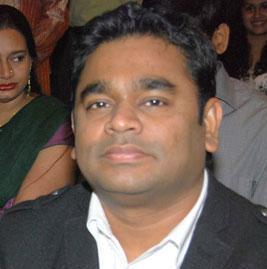
#> input picture robot_project/dataset/others/person02_13.jpg, 267 x 269 px; its folder holds 3 pictures in this run
$ python train_model_optimized.py
#> lines starting #> are read from the running program, lines starting #| are printed output that depends on the picture
#!/usr/bin/env python3
"""
TinyCNN Model Training Script - OPTIMIZED FOR >90% ACCURACY
Trains a lightweight CNN to recognize Mr. David
Enhanced with better architecture and training strategies
"""

import tensorflow as tf
from tensorflow import keras
from tensorflow.keras import layers
import numpy as np
import cv2
import os
from pathlib import Path
from sklearn.model_selection import train_test_split
from sklearn.utils import class_weight
import argparse
import json
import matplotlib.pyplot as plt


class TinyCNNTrainer:
    """Train TinyCNN face recognition model"""

    def __init__(self, dataset_dir="dataset", img_size=112):
        """Initialize trainer - using 112x112 for better feature extraction"""
        self.dataset_dir = Path(dataset_dir)
        self.img_size = img_size
        self.model = None

        print("=" * 70)
        print("🎯 TinyCNN Face Recognition Trainer - OPTIMIZED")
        print("=" * 70)
        print(f"Dataset: {self.dataset_dir}")
        print(f"Image size: {self.img_size}x{self.img_size}")
        print()

    def load_dataset(self, apply_histogram_equalization=True):
        """Load and preprocess dataset with enhanced preprocessing"""
#> called with apply_histogram_equalization = True
        print("📁 Loading dataset...")
        print()

        images = []
        labels = []

        # Load Mr. David images (label = 1)
        mrdavid_dir = self.dataset_dir / "mrdavid"
        mrdavid_count = 0

        if mrdavid_dir.exists():
            print(f"Loading Mr. David from: {mrdavid_dir}")
            for ext in ['*.jpg', '*.jpeg', '*.png', '*.JPG', '*.JPEG', '*.PNG']:
                for img_file in mrdavid_dir.glob(ext):
                    img = cv2.imread(str(img_file))
                    if img is not None:
                        # Enhanced preprocessing
                        img = cv2.resize(img, (self.img_size, self.img_size))

                        # Apply histogram equalization for better contrast
                        if apply_histogram_equalization:
                            img_yuv = cv2.cvtColor(img, cv2.COLOR_BGR2YUV)
                            img_yuv[:,:,0] = cv2.equalizeHist(img_yuv[:,:,0])
                            img = cv2.cvtColor(img_yuv, cv2.COLOR_YUV2BGR)

                        img = cv2.cvtColor(img, cv2.COLOR_BGR2RGB)
                        images.append(img)
                        labels.append(1)
                        mrdavid_count += 1
            print(f"  ✓ Loaded {mrdavid_count} images")
        else:
            print(f"  ❌ Directory not found: {mrdavid_dir}")
            print("     Run: python3 collect_faces.py --person mrdavid --count 100 --auto")

        # Load others (label = 0)
        others_dir = self.dataset_dir / "others"
        others_count = 0

        if others_dir.exists():
            print(f"Loading Others from: {others_dir}")
            for ext in ['*.jpg', '*.jpeg', '*.png', '*.JPG', '*.JPEG', '*.PNG']:
                for img_file in others_dir.glob(ext):
                    img = cv2.imread(str(img_file))
#> img is the input picture: shape (269, 267, 3); mean B, G, R 79.6, 89.3, 107.3
                    if img is not None:
                        # Enhanced preprocessing
                        img = cv2.resize(img, (self.img_size, self.img_size))
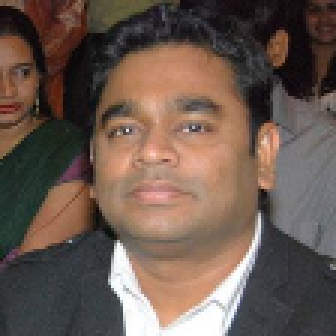
#> img: shape (112, 112, 3) (shown 3 times larger); mean B, G, R 79.5, 89.2, 107.2

                        # Apply histogram equalization
                        if apply_histogram_equalization:
                            img_yuv = cv2.cvtColor(img, cv2.COLOR_BGR2YUV)
#> img_yuv: shape (112, 112, 3); mean of channels 0, 1, 2 93.4, 121.1, 140
                            img_yuv[:,:,0] = cv2.equalizeHist(img_yuv[:,:,0])
#> img_yuv: shape (112, 112, 3); mean of channels 0, 1, 2 128.3, 121.1, 140
                            img = cv2.cvtColor(img_yuv, cv2.COLOR_YUV2BGR)
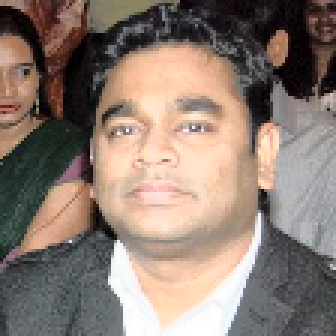
#> img: shape (112, 112, 3) (shown 3 times larger); mean B, G, R 114.3, 124.1, 140.5

                        img = cv2.cvtColor(img, cv2.COLOR_BGR2RGB)
                        images.append(img)
                        labels.append(0)
                        others_count += 1
            print(f"  ✓ Loaded {others_count} images")
        else:
            print(f"  ❌ Directory not found: {others_dir}")
            print("     Run: python3 collect_faces.py --person others --count 100 --auto")

        if len(images) == 0:
            print("\n" + "=" * 70)
            print("❌ NO IMAGES FOUND!")
            print("=" * 70)
            print("\nPlease collect face images first:")
            print("  1. python3 collect_faces.py --person mrdavid --count 100 --auto")
            print("  2. python3 collect_faces.py --person others --count 100 --auto")
            print("=" * 70)
            return None, None

        # Convert to arrays and normalize
        images = np.array(images, dtype=np.float32) / 255.0
        labels = np.array(labels)

        print()
        print("=" * 70)
        print("DATASET SUMMARY")
        print("=" * 70)
        print(f"Total images: {len(images)}")
        print(f"  Mr. David: {np.sum(labels == 1)}")
        print(f"  Others: {np.sum(labels == 0)}")
        print("=" * 70)
        print()

        # Check minimum requirements
        if mrdavid_count < 30 or others_count < 30:
            print("⚠ WARNING: Few images detected!")
            print("  Recommended: 80-150 images per class for >90% accuracy")
            print("  Current setup may result in lower accuracy")
            print()

        return images, labels

    def build_model(self):
        """Build optimized TinyCNN architecture for >90% accuracy"""
        print("🏗️ Building Optimized TinyCNN model...")

        model = keras.Sequential([
            # Input
            layers.Input(shape=(self.img_size, self.img_size, 3)),

            # Block 1 - Initial feature extraction
            layers.Conv2D(32, (3, 3), activation='relu', padding='same',
                         kernel_initializer='he_normal'),
            layers.BatchNormalization(),
            layers.Conv2D(32, (3, 3), activation='relu', padding='same',
                         kernel_initializer='he_normal'),
            layers.BatchNormalization(),
            layers.MaxPooling2D((2, 2)),
            layers.Dropout(0.2),

            # Block 2 - Deeper features
            layers.Conv2D(64, (3, 3), activation='relu', padding='same',
                         kernel_initializer='he_normal'),
            layers.BatchNormalization(),
            layers.Conv2D(64, (3, 3), activation='relu', padding='same',
                         kernel_initializer='he_normal'),
            layers.BatchNormalization(),
            layers.MaxPooling2D((2, 2)),
            layers.Dropout(0.3),

            # Block 3 - High-level features
            layers.Conv2D(128, (3, 3), activation='relu', padding='same',
                         kernel_initializer='he_normal'),
            layers.BatchNormalization(),
            layers.Conv2D(128, (3, 3), activation='relu', padding='same',
                         kernel_initializer='he_normal'),
            layers.BatchNormalization(),
            layers.MaxPooling2D((2, 2)),
            layers.Dropout(0.4),

            # Block 4 - Additional depth for better accuracy
            layers.Conv2D(256, (3, 3), activation='relu', padding='same',
                         kernel_initializer='he_normal'),
            layers.BatchNormalization(),
            layers.GlobalAveragePooling2D(),  # Better than Flatten

            # Dense layers with L2 regularization
            layers.Dense(512, activation='relu',
                        kernel_regularizer=keras.regularizers.l2(0.001)),
            layers.BatchNormalization(),
            layers.Dropout(0.5),

            layers.Dense(256, activation='relu',
                        kernel_regularizer=keras.regularizers.l2(0.001)),
            layers.BatchNormalization(),
            layers.Dropout(0.5),

            layers.Dense(128, activation='relu',
                        kernel_regularizer=keras.regularizers.l2(0.001)),
            layers.Dropout(0.4),

            # Output: 2 classes [Others, Mr. David]
            layers.Dense(2, activation='softmax')
        ])

        # Compile with custom metrics
        model.compile(
            optimizer=keras.optimizers.Adam(learning_rate=0.0003),
            loss='sparse_categorical_crossentropy',
            metrics=[
                'accuracy',
                keras.metrics.Precision(name='precision'),
                keras.metrics.Recall(name='recall')
            ]
        )

        self.model = model

        print("\nOptimized Model Architecture:")
        print("=" * 70)
        model.summary()
        print("=" * 70)
        print()

        return model

    def create_augmentation_pipeline(self):
        """Create aggressive data augmentation pipeline"""
        return keras.Sequential([
            layers.RandomFlip("horizontal"),
            layers.RandomRotation(0.15),  # ±15 degrees
            layers.RandomZoom(0.15),  # ±15% zoom
            layers.RandomTranslation(0.1, 0.1),  # ±10% shift
            layers.RandomContrast(0.2),
            layers.RandomBrightness(0.2),
        ], name="augmentation")

    def train(self, epochs=100, batch_size=16, validation_split=0.2):
        """Train the model with optimized strategy"""
        print("🚀 Starting optimized training...")
        print()

        # Load dataset
        images, labels = self.load_dataset()

        if images is None:
            return None

        # Split dataset with stratification
        X_train, X_val, y_train, y_val = train_test_split(
            images, labels,
            test_size=validation_split,
            random_state=42,
            stratify=labels
        )

        print("Dataset Split:")
        print(f"  Training: {len(X_train)} ({np.sum(y_train==1)} David, {np.sum(y_train==0)} Others)")
        print(f"  Validation: {len(X_val)} ({np.sum(y_val==1)} David, {np.sum(y_val==0)} Others)")
        print()

        # Build model
        if self.model is None:
            self.build_model()
#> (the call stopped at in build_model, `model = keras.Sequential([ # Input layers.Input(shape=(self.img_size, ..`: tensorflow is not available in this run)

        # Data augmentation
        augmentation = self.create_augmentation_pipeline()

        # Create models directory
        Path("models").mkdir(exist_ok=True)

        # Calculate class weights for balanced training
        class_weights = class_weight.compute_class_weight(
            'balanced',
            classes=np.unique(y_train),
            y=y_train
        )
        class_weight_dict = {i: weight for i, weight in enumerate(class_weights)}

        print(f"Class weights: {class_weight_dict}")
        print()

        # Enhanced callbacks
        callbacks = [
            keras.callbacks.EarlyStopping(
                monitor='val_accuracy',
                patience=20,
                restore_best_weights=True,
                verbose=1,
                min_delta=0.001
            ),
            keras.callbacks.ReduceLROnPlateau(
                monitor='val_loss',
                factor=0.5,
                patience=8,
                min_lr=1e-7,
                verbose=1,
                min_delta=0.001
            ),
            keras.callbacks.ModelCheckpoint(
                'models/tinycnn_best.keras',
                monitor='val_accuracy',
                save_best_only=True,
                verbose=1
            ),
            # Cosine annealing learning rate schedule
            keras.callbacks.LearningRateScheduler(
                lambda epoch: 0.0003 * (0.95 ** epoch)
            )
        ]

        # Train with augmentation applied on-the-fly
        print("=" * 70)
        print("TRAINING STARTED - Target: >90% Accuracy")
        print("=" * 70)
        print()

        # Create a custom training loop with augmentation
        train_dataset = tf.data.Dataset.from_tensor_slices((X_train, y_train))
        train_dataset = train_dataset.shuffle(buffer_size=len(X_train))
        train_dataset = train_dataset.batch(batch_size)
        train_dataset = train_dataset.map(
            lambda x, y: (augmentation(x, training=True), y),
            num_parallel_calls=tf.data.AUTOTUNE
        )
        train_dataset = train_dataset.prefetch(tf.data.AUTOTUNE)

        val_dataset = tf.data.Dataset.from_tensor_slices((X_val, y_val))
        val_dataset = val_dataset.batch(batch_size)
        val_dataset = val_dataset.prefetch(tf.data.AUTOTUNE)

        history = self.model.fit(
            train_dataset,
            validation_data=val_dataset,
            epochs=epochs,
            callbacks=callbacks,
            class_weight=class_weight_dict,
            verbose=1
        )

        print()
        print("=" * 70)
        print("✅ TRAINING COMPLETE")
        print("=" * 70)
        print()

        # Detailed evaluation
        print("📊 Final Evaluation:")
        results = self.model.evaluate(X_val, y_val, verbose=0, return_dict=True)

        print(f"  Validation Loss: {results['loss']:.4f}")
        print(f"  Validation Accuracy: {results['accuracy']*100:.2f}%")
        print(f"  Precision: {results['precision']*100:.2f}%")
        print(f"  Recall: {results['recall']*100:.2f}%")

        # F1 Score
        f1 = 2 * (results['precision'] * results['recall']) / (results['precision'] + results['recall'] + 1e-7)
        print(f"  F1 Score: {f1*100:.2f}%")
        print()

        # Per-class accuracy
        y_pred = np.argmax(self.model.predict(X_val, verbose=0), axis=1)

        david_mask = y_val == 1
        if np.any(david_mask):
            david_acc = np.mean(y_pred[david_mask] == y_val[david_mask])
            print(f"  Mr. David Accuracy: {david_acc*100:.2f}%")

        others_mask = y_val == 0
        if np.any(others_mask):
            others_acc = np.mean(y_pred[others_mask] == y_val[others_mask])
            print(f"  Others Accuracy: {others_acc*100:.2f}%")
        print()

        # Check if target achieved
        if results['accuracy'] >= 0.90:
            print("🎉 TARGET ACHIEVED: >90% Validation Accuracy!")
        else:
            print(f"⚠ Target not reached. Current: {results['accuracy']*100:.2f}%")
            print("  Tips to improve:")
            print("  - Collect more diverse training images (150+ per class)")
            print("  - Ensure good lighting variety in images")
            print("  - Include different angles and expressions")
            print("  - Train for more epochs (100-150)")
        print()

        # Save training plot
        self.plot_training_history(history)

        return history

    # [98 lines left out: functions plot_training_history, export_tflite, not called in this run]


def main():
    parser = argparse.ArgumentParser(description='Train optimized TinyCNN face recognition model')
    parser.add_argument('--dataset', type=str, default='dataset',
                       help='Path to dataset directory')
    parser.add_argument('--img-size', type=int, default=112,
                       help='Image size (default: 112 for better accuracy)')
    parser.add_argument('--epochs', type=int, default=100,
                       help='Number of training epochs (100+ recommended)')
    parser.add_argument('--batch-size', type=int, default=16,
                       help='Batch size for training')
    parser.add_argument('--output', type=str, default='models/tinycnn_mrdavid.tflite',
                       help='Output TFLite model path')

    args = parser.parse_args()

    print()
    print("=" * 70)
    print("🎯 TinyCNN FACE RECOGNITION TRAINER - OPTIMIZED FOR >90%")
    print("=" * 70)
    print()

    # Check dataset
    if not Path(args.dataset).exists():
        print(f"❌ Dataset not found: {args.dataset}")
        print()
        print("Please collect face images first:")
        print("  1. python3 collect_faces.py --person mrdavid --count 120 --auto")
        print("  2. python3 collect_faces.py --person others --count 120 --auto")
        print()
        print("💡 Tip: More images (100-150 per class) = Better accuracy!")
        print()
        return

    # Train
    trainer = TinyCNNTrainer(dataset_dir=args.dataset, img_size=args.img_size)
    history = trainer.train(epochs=args.epochs, batch_size=args.batch_size)

    if history is None:
        return

    # Export
    trainer.export_tflite(output_path=args.output)

    print("=" * 70)
    print("✅ ALL DONE!")
    print("=" * 70)
    print()
    print("Next steps:")
    print(f"  1. Model ready: {args.output}")
    print("  2. Update recognizer to use new image size (112x112)")
    print("  3. Test with: python3 main.py")
    print("  4. Adjust threshold in tinycnn_recognizer.py if needed (try 0.80-0.85)")
    print()


if __name__ == "__main__":
    main()
#> (the call stopped at in create_augmentation_pipeline, `return keras.Sequential([ layers.RandomFlip("horizontal"), layers.Rand..`: tensorflow is not available in this run)
